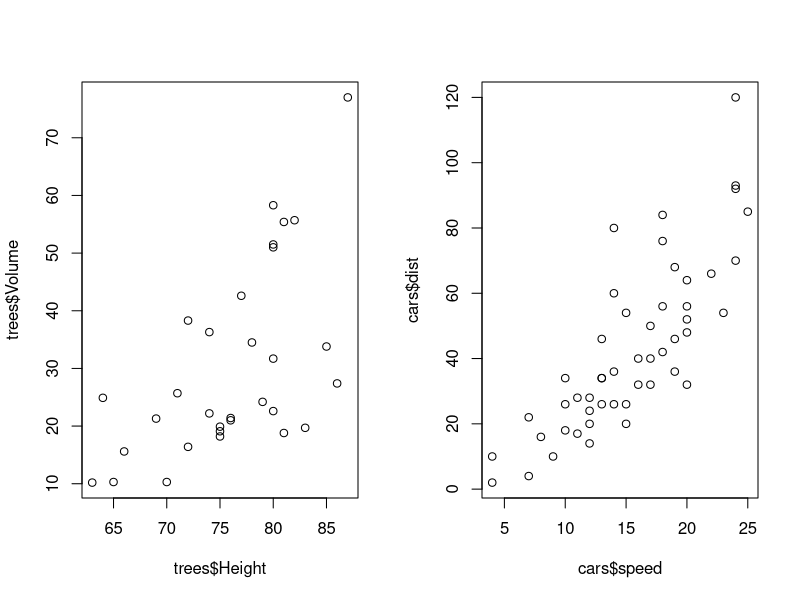
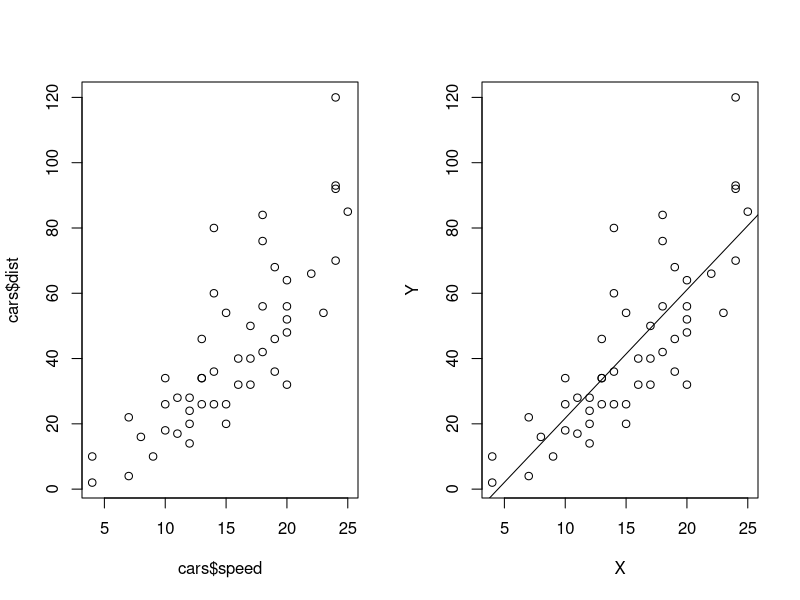
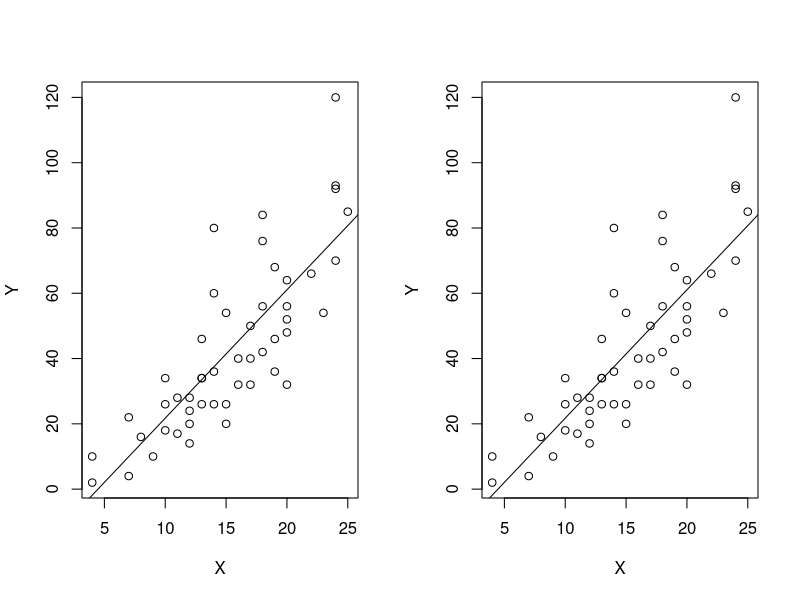
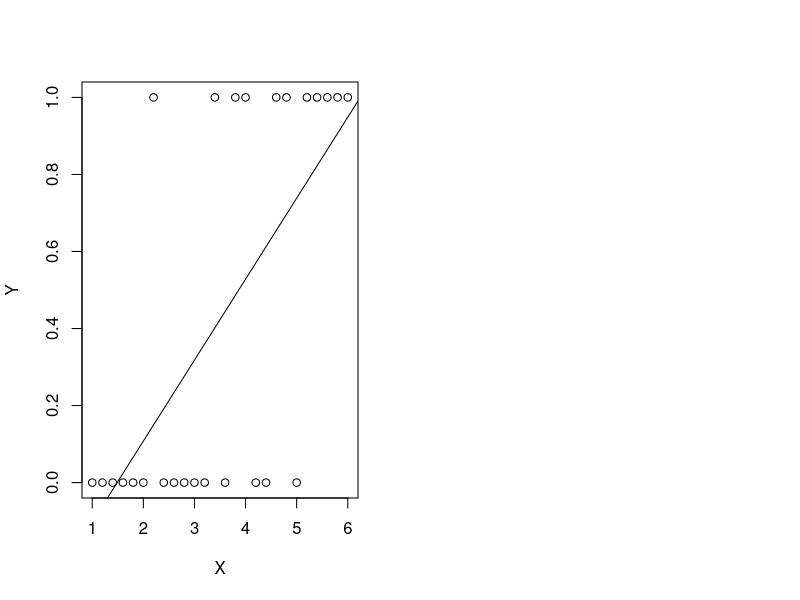

These figures' R source, in order:
## ---- chunk 1
# 色々と設定
knitr::opts_chunk$set(
    message = FALSE,
    cache = FALSE,
    warning = FALSE,
    width=6,
    fig.align='center',
    fig.pos='H',
    dev = c("png", "svg")
)
## ---- chunk 2
# 余白があるのでシードを与える
# 乱数なんかを固定できる
set.seed(1)
## ---- chunk 3
layout(matrix(1:2, ncol=2)) 
# 木の高さ体積の関係(図左)
plot(x=trees$Height, y=trees$Volume)
# 車の時速と停止距離の関係(図右)
plot(x=cars$speed, y=cars$dist)
## ---- chunk 4
# DiagrammeR がない場合はスキップ 
if(require("DiagrammeR")){
graph <- grViz("

digraph boxes_and_circles {

  # a 'graph' statement
  graph [overlap = true, fontsize = 8]

  # several 'node' statements
  node [shape = box,
        fontname = Helvetica]
  height; volume; confounding_factors;
  speed; distance;

  # several 'edge' statements
  confounding_factors -> height
  confounding_factors -> volume
  speed -> distance

}

")
graph
}else{
print("install.packages('DiagrammeR')")
print("# 上でDiagrammeRをインストールするとグラフを表示できる(なくても問題ない)")
print("# http://rich-iannone.github.io/DiagrammeR/index.html")
}
## ---- chunk 5
# cor.test関数でピアソンの相関係数(r)とt値を求める
# 分母（ばらつき）が大きいとrは下がる。
cor.test(cars$speed, cars$dist)
## ---- chunk 6
# 車の時速と停止距離の関係(図右)
plot(x=cars$speed, y=cars$dist)
## ---- chunk 7
X <- cars$speed
Y <- cars$dist
plot(Y~X)
result <- lm(Y~X)
abline(result)
## ---- chunk 8
plot(Y~X)
result <- lm(Y~X)
abline(result)
## ---- chunk 9
X <- cars$speed; Y <- cars$dist
least.square <- function(parameters){
    a <- parameters[1]  # 切片
    b <- parameters[2]  # 傾き
    Y.hat <- a + b * X  # Yの予測値(線の部分)
    sum((Y-Y.hat)^2)    # 点(Y)と線(Y.hat)と誤差のsquareを最小化(least)
}

optim(c(0, 1), fn = least.square)$par  # least sqare になるa,bを探索
## ---- chunk 10
plot(Y~X)
result <- lm(Y~X)  # 上の 推定を一行で実行
abline(result)
## ---- chunk 11
# Estimate は optim を使った時と大体同じ。
# EstをSEで割ったtからpを算出
summary(result)
## ---- chunk 12
X = seq(1,6,0.2)
z = -5.56 + (1.45 * X)
logistic <- function(z) 1/(1+exp(-z))
q = logistic(z)
# rbinom(1, 1, q): qの確率で起きる事象を1回観測
Y = sapply(q, function(q){rbinom(1, 1, q)})
plot(X,Y)
result <- lm(Y~X)
abline(result)
